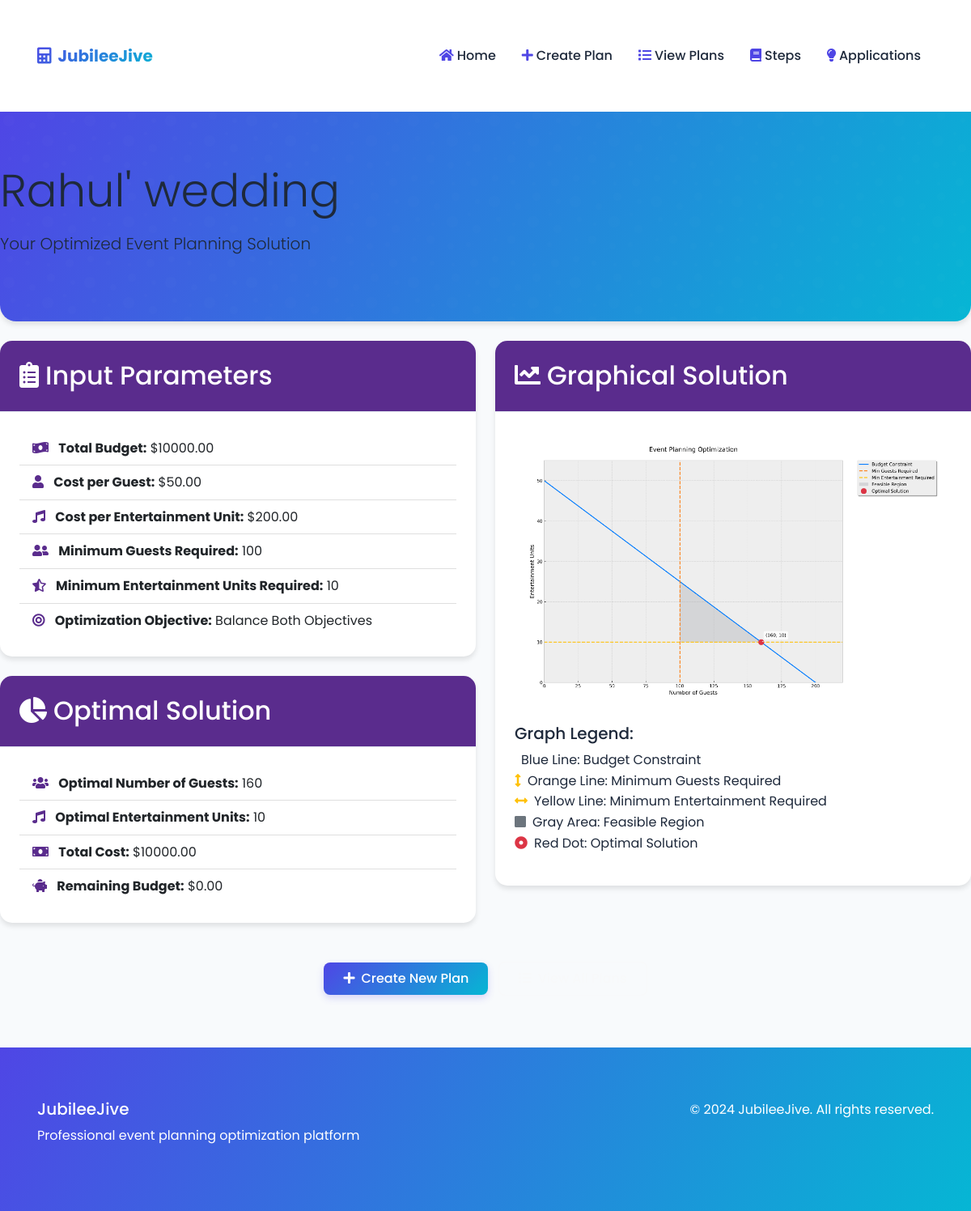
/solution/11/, run on the app's committed database.
### events/models.py (models this page shows, shortened)
class EventPlan(models.Model):
    OBJECTIVE_CHOICES = [
        ('MAX_GUESTS', 'Maximize Number of Guests'),
        ('MAX_ENTERTAINMENT', 'Maximize Entertainment Quality'),
        ('BALANCED', 'Balance Both Objectives'),
    ]
    title = models.CharField(max_length=200)
    total_budget = models.DecimalField(
        max_digits=10,
        decimal_places=2,
        validators=[MinValueValidator(0)]
    )
    cost_per_guest = models.DecimalField(
        max_digits=8,
        decimal_places=2,
        validators=[MinValueValidator(0)]
    )
    cost_per_entertainment = models.DecimalField(
        max_digits=8,
        decimal_places=2,
        validators=[MinValueValidator(0)]
    )
    min_guests = models.PositiveIntegerField(
        default=1,
        help_text="Minimum number of guests required"
    )
    min_entertainment_units = models.PositiveIntegerField(
        default=1,
        help_text="Minimum number of entertainment units required"
    )
    objective = models.CharField(
        max_length=20,
        choices=OBJECTIVE_CHOICES,
        default='BALANCED'
    )
    created_at = models.DateTimeField(auto_now_add=True)
    updated_at = models.DateTimeField(auto_now=True)

### events/views.py (the view)
# urls.py: path('solution/<int:pk>/', views.view_solution, name='view_solution'),
def view_solution(request, pk):
    event_plan = get_object_or_404(EventPlan, pk=pk)
    solution = solve_graphical_method(event_plan)
    context = {
        'event_plan': event_plan,
        'solution': solution,
        'graph': solution['graph']
    }
    return render(request, 'events/view_solution.html', context)

### events/templatetags/event_tags.py (called while the page is built)
@register.filter
def sub(value, arg):
    try:
        return float(value) - float(arg)
    except (ValueError, TypeError):
        return value

### templates/events/view_solution.html (shortened to what this page needs)
{% extends 'base.html' %}
{% load event_tags %}
{% block content %}
<div class="hero-section mb-4">
    <h1 class="display-4 mb-3">{{ event_plan.title }}</h1>
    <p class="lead">Your Optimized Event Planning Solution</p>
</div>
<div class="row">
    <div class="col-md-6">
        <div class="card mb-4">
            <div class="card-header bg-purple text-white">
                <h2 class="mb-0">
                    <i class="fas fa-clipboard-list me-2"></i>Input Parameters
                </h2>
            </div>
            <div class="card-body">
                <ul class="list-group list-group-flush">
                    <li class="list-group-item">
                        <i class="fas fa-money-bill-wave me-2 text-purple"></i>
                        <strong>Total Budget:</strong> ${{ event_plan.total_budget }}
                    </li>
                    <li class="list-group-item">
                        <i class="fas fa-user me-2 text-purple"></i>
                        <strong>Cost per Guest:</strong> ${{ event_plan.cost_per_guest }}
                    </li>
                    <li class="list-group-item">
                        <i class="fas fa-music me-2 text-purple"></i>
                        <strong>Cost per Entertainment Unit:</strong> ${{ event_plan.cost_per_entertainment }}
                    </li>
                    <li class="list-group-item">
                        <i class="fas fa-user-friends me-2 text-purple"></i>
                        <strong>Minimum Guests Required:</strong> {{ event_plan.min_guests }}
                    </li>
                    <li class="list-group-item">
                        <i class="fas fa-star-half-alt me-2 text-purple"></i>
                        <strong>Minimum Entertainment Units Required:</strong> {{ event_plan.min_entertainment_units }}
                    </li>
                    <li class="list-group-item">
                        <i class="fas fa-bullseye me-2 text-purple"></i>
                        <strong>Optimization Objective:</strong> {{ event_plan.get_objective_display }}
                    </li>
                </ul>
            </div>
        </div>
        <div class="card">
            <div class="card-header bg-purple text-white">
                <h2 class="mb-0">
                    <i class="fas fa-chart-pie me-2"></i>Optimal Solution
                </h2>
            </div>
            <div class="card-body">
                <ul class="list-group list-group-flush">
                    <li class="list-group-item">
                        <i class="fas fa-users me-2 text-purple"></i>
                        <strong>Optimal Number of Guests:</strong> {{ solution.optimal_guests }}
                    </li>
                    <li class="list-group-item">
                        <i class="fas fa-music me-2 text-purple"></i>
                        <strong>Optimal Entertainment Units:</strong> {{ solution.optimal_entertainment_units }}
                    </li>
                    <li class="list-group-item">
                        <i class="fas fa-money-bill me-2 text-purple"></i>
                        <strong>Total Cost:</strong> ${{ solution.total_cost|floatformat:2 }}
                    </li>
                    <li class="list-group-item">
                        <i class="fas fa-piggy-bank me-2 text-purple"></i>
                        <strong>Remaining Budget:</strong> ${{ event_plan.total_budget|sub:solution.total_cost|floatformat:2 }}
                    </li>
                </ul>
            </div>
        </div>
    </div>
    <div class="col-md-6">
        <div class="card">
            <div class="card-header bg-purple text-white">
                <h2 class="mb-0">
                    <i class="fas fa-chart-line me-2"></i>Graphical Solution
                </h2>
            </div>
            <div class="card-body">
                <div class="graph-container">
                    <img alt="Optimization Graph" class="img-fluid">
                </div>
                <div class="mt-3">
                    <h5>Graph Legend:</h5>
                    <ul class="list-unstyled">
                        <li>Blue Line: Budget Constraint</li>
                        <li><i class="fas fa-arrows-alt-v text-warning me-2"></i>Orange Line: Minimum Guests Required</li>
                        <li><i class="fas fa-arrows-alt-h text-warning me-2"></i>Yellow Line: Minimum Entertainment Required</li>
                        <li><i class="fas fa-square text-secondary me-2"></i>Gray Area: Feasible Region</li>
                        <li><i class="fas fa-dot-circle text-danger me-2"></i>Red Dot: Optimal Solution</li>
                    </ul>
                </div>
            </div>
        </div>
    </div>
</div>
<div class="row mt-4">
    <div class="col-12 text-center">
        <a href="{% url 'create_plan' %}" class="btn btn-primary me-2">
            <i class="fas fa-plus me-2"></i>Create New Plan
        </a>
        <a href="{% url 'plan_list' %}" class="btn btn-outline-light">
            <i class="fas fa-list me-2"></i>View All Plans
        </a>
    </div>
</div>
{% endblock %}

### templates/base.html (style rules this page uses)
:root { --primary: #4f46e5; --primary-light: #818cf8; --secondary: #64748b; --accent: #06b6d4; --text: #1e293b; --bg-light: #f8fafc; --bg-white: #ffffff; --border: #e2e8f0; }
body { font-family: 'Poppins', sans-serif; background-color: var(--bg-light); color: var(--text); line-height: 1.6; }
.card { background-color: var(--bg-white); border: none; border-radius: 12px; box-shadow: 0 4px 6px rgba(0,0,0,0.1); transition: transform 0.3s ease, box-shadow 0.3s ease; margin-bottom: 1.5rem; }
.card-header { background-color: transparent; border-bottom: 1px solid var(--border); padding: 1.5rem; }
.card-body { padding: 1.5rem; }
.btn { padding: 0.5rem 1.5rem; border-radius: 8px; font-weight: 500; transition: all 0.3s ease; }
.btn-primary { background: linear-gradient(135deg, var(--primary) 0%, var(--accent) 100%); border: none; box-shadow: 0 4px 10px rgba(79, 70, 229, 0.2); }
.hero-section { background: linear-gradient(120deg, var(--primary) 0%, var(--accent) 100%); padding: 4rem 0; margin-bottom: 2rem; border-radius: 0 0 20px 20px; box-shadow: 0 4px 6px rgba(0,0,0,0.1); position: relative; overflow: hidden; }
.hero-section::before { content: ''; position: absolute; top: 0; left: 0; right: 0; bottom: 0; opacity: 0.1; }

### templates/events/view_solution.html (style rules this page uses)
.bg-purple { background-color: #5a2c8d; }
.text-purple { color: #5a2c8d; }
.card { border-radius: 15px; box-shadow: 0 4px 6px rgba(0, 0, 0, 0.1); }
.card-header { border-top-left-radius: 15px !important; border-top-right-radius: 15px !important; }
.graph-container { background: white; padding: 15px; border-radius: 10px; }
.btn-primary { background-color: #5a2c8d; border-color: #5a2c8d; }

### data on the page
EventPlan: title "Rahul' wedding", total_budget "10000.00", cost_per_guest "50.00", cost_per_entertainment "200.00", min_guests "100", min_entertainment_units "10", objective "Balance Both Objectives", total_budget|sub "0.00"

### other printed values
{{ solution.optimal_guests }} "160"
{{ solution.optimal_entertainment_units }} "10"
{{ solution.total_cost|floatformat:2 }} "10000.00"
